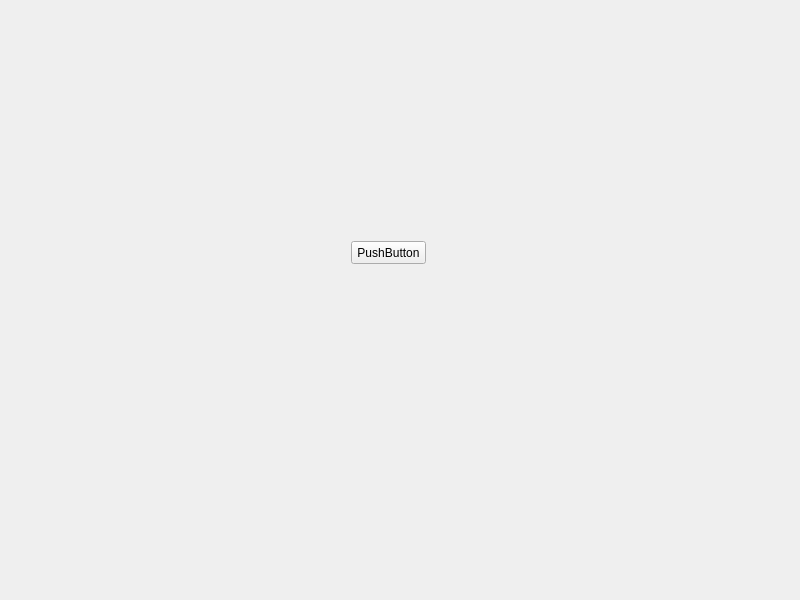
<?xml version="1.0" encoding="UTF-8"?>
<ui version="4.0">
 <class>Widget</class>
 <widget class="QWidget" name="Widget">
  <property name="geometry">
   <rect>
    <x>0</x>
    <y>0</y>
    <width>800</width>
    <height>600</height>
   </rect>
  </property>
  <property name="windowTitle">
   <string>Widget</string>
  </property>
  <layout class="QVBoxLayout" name="verticalLayout">
   <item>
    <widget class="QWidget" name="contentWidget" native="true">
     <property name="minimumSize">
      <size>
       <width>200</width>
       <height>200</height>
      </size>
     </property>
     <widget class="QPushButton" name="pushButton">
      <property name="geometry">
       <rect>
        <x>340</x>
        <y>230</y>
        <width>75</width>
        <height>23</height>
       </rect>
      </property>
      <property name="text">
       <string>PushButton</string>
      </property>
     </widget>
    </widget>
   </item>
  </layout>
 </widget>
 <resources/>
 <connections/>
</ui>
